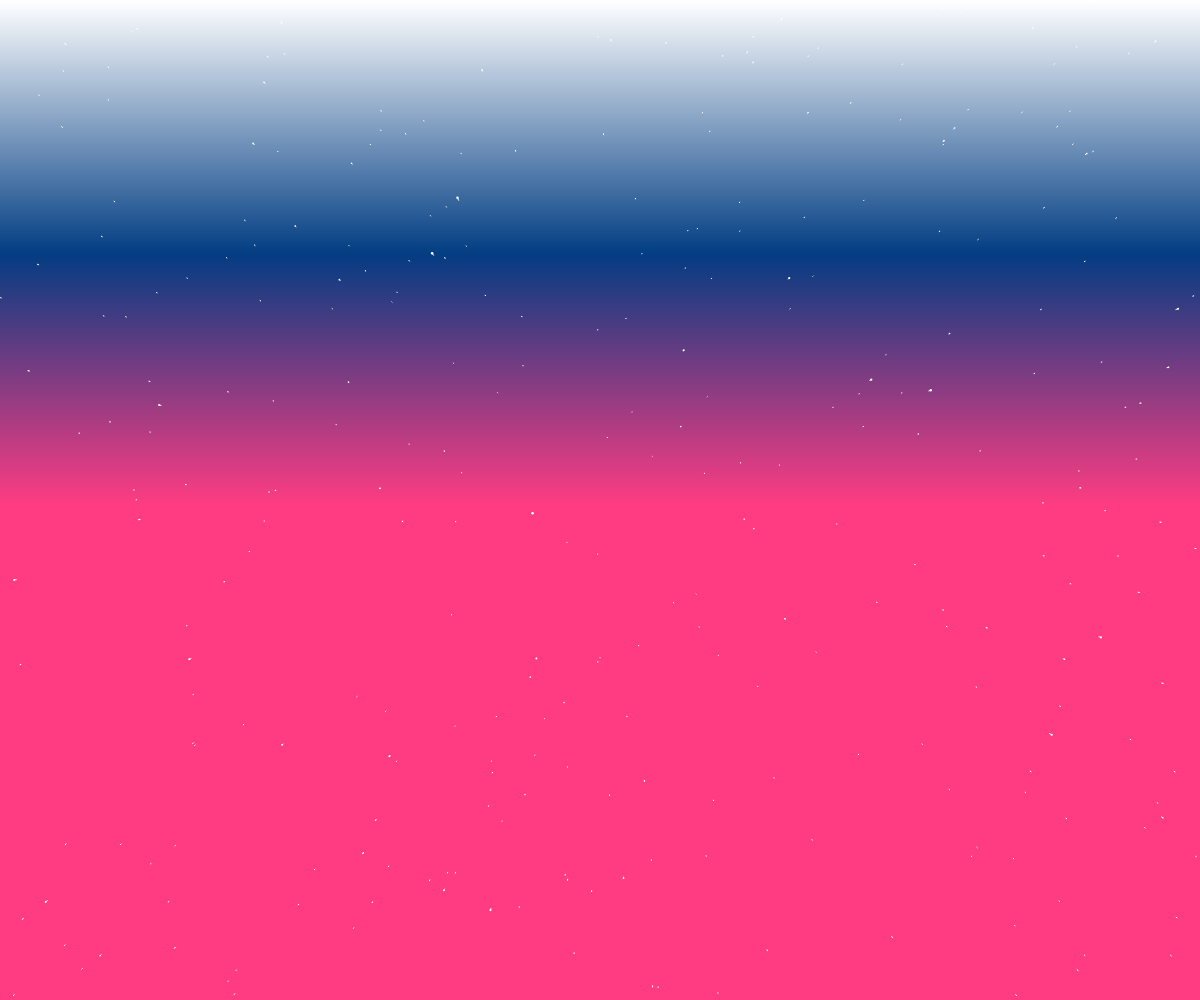
Frame 1 (no input)
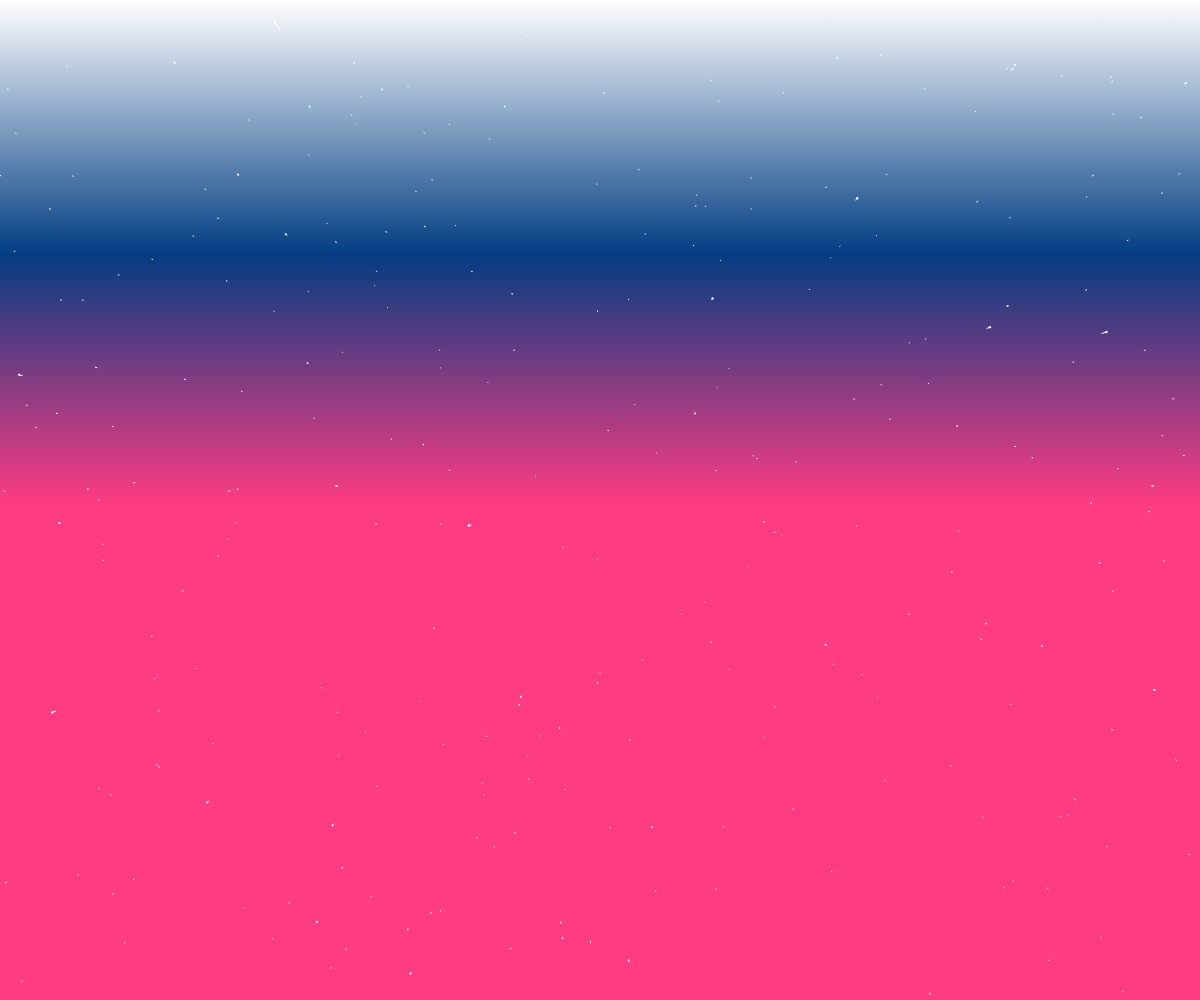
Frame 60 (no input)
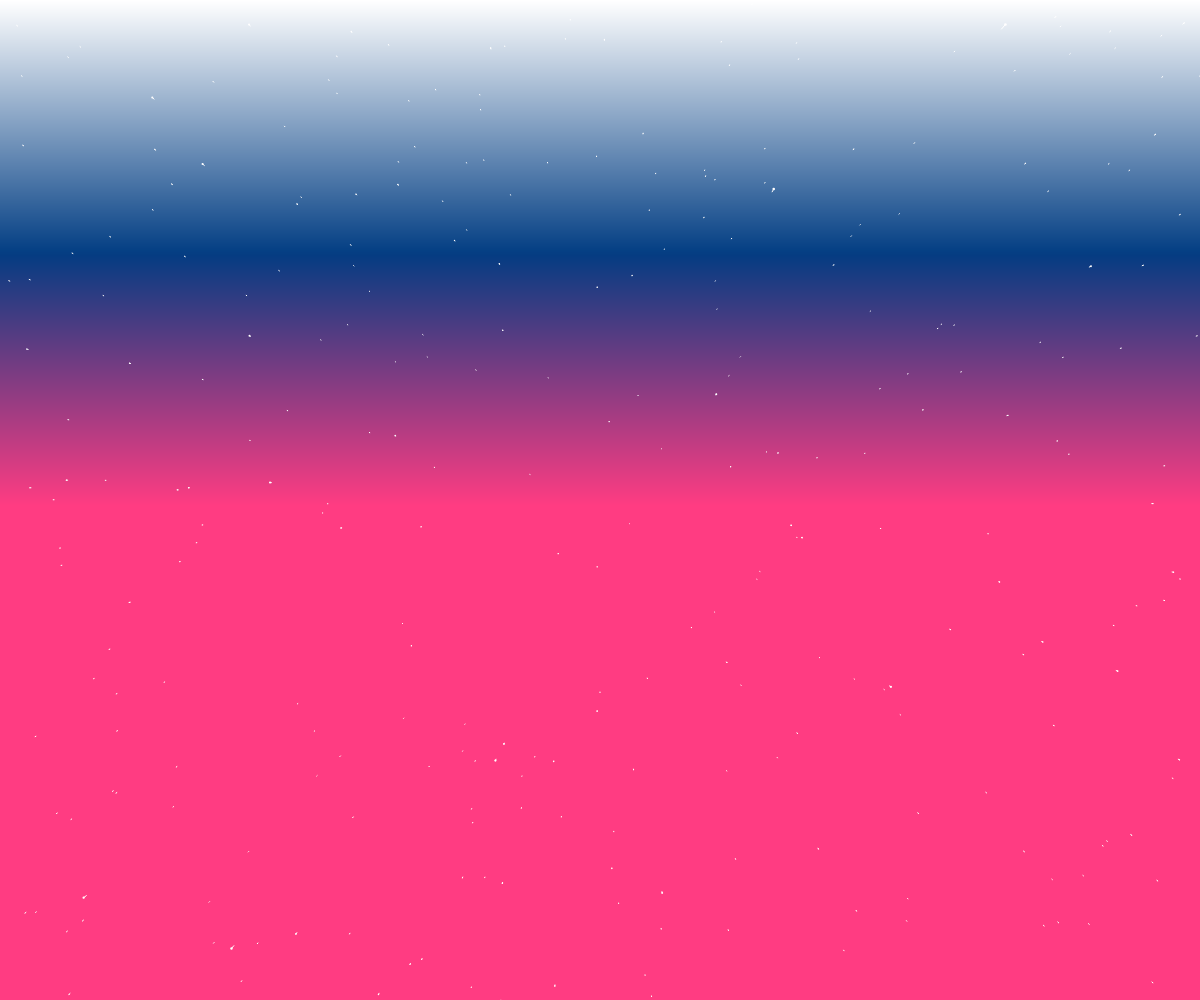
Frame 120 (the mouse pressed at the canvas centre since frame 60)

The p5.js sketch that drew these frames (run headless with seeded random() and noise() and a simulated clock; from frame 60 on, the mouse is pressed at the canvas centre):

// p5.js sketch
// ── sketch.js

// Daniel Shiffman
// http://codingtra.in
// http://patreon.com/codingtrain
// Code for: https://youtu.be/17WoOqgXsRM

var stars = [];

var speed;

function setup() {
  createCanvas(windowWidth, windowHeight);
  for (var i = 0; i < 3000; i++) {
    stars[i] = new Star();
  }


}

function draw() {
  // speed = map(mouseX, 0, width, 0, 50);
  speed = 1.5;

  background(0);

  loadPixels();
  for (var y = 0; y < height; y++) {
    for (var x = 0; x < width; x++) {
      var index = (x + y * width)*4;
      pixels[index+0] = y-250;
      pixels[index+1] = 60;
      pixels[index+2] = 130;
      pixels[index+3] = y;
    }
  }
  updatePixels();

  translate(width / 2, height / 2);
  for (var i = 0; i < stars.length; i++) {
    stars[i].update();
    stars[i].show();
  }
}

function windowResized() {
  resizeCanvas(windowWidth, windowHeight);
}

// ── Star.js
// Daniel Shiffman
// http://codingtra.in
// http://patreon.com/codingtrain
// Code for: https://youtu.be/17WoOqgXsRM
// modified by mel ;)

function Star() {
  this.x = random(-width, width);
  this.y = random(-height, height);
  this.z = random(width);
  this.pz = this.z;

  this.update = function() {
    this.z = this.z - speed;
    if (this.z < 1) {
      this.z = width;
      this.x = random(-width, width);
      this.y = random(-height, height);
      this.pz = this.z;
    }
  }

  this.show = function() {
    fill(255);
    noStroke();

    var sx = map(this.x / this.z, 0, 1, 0, width);
    var sy = map(this.y / this.z, 0, 1, 0, height);

    var r = map(this.z, 0, width, 3, 0);
    ellipse(sx, sy, r, r);

    var px = map(this.x / this.pz, 0, 1, 0, width);
    var py = map(this.y / this.pz, 0, 1, 0, height);

    this.pz = this.z;

    stroke(255);
    line(px, py, sx, sy);

  }
}
